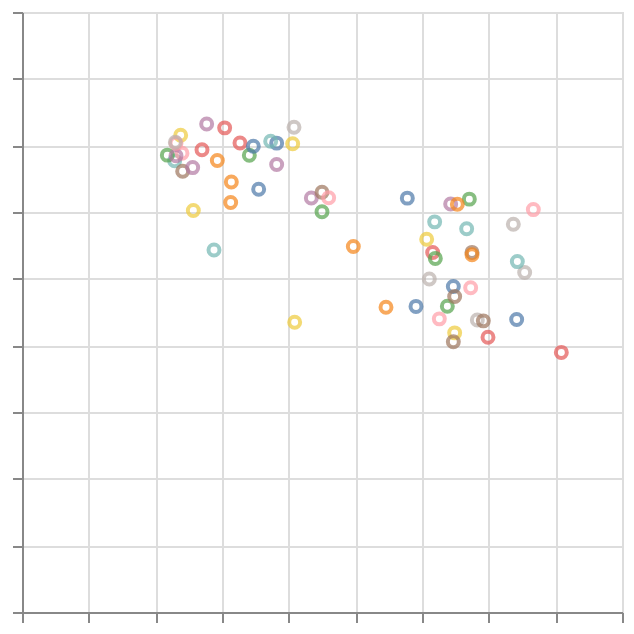

Source (Vega-Lite JSON):
### Vega specification from a JSON file in a GitHub repository (floating-point values rounded to 4 significant figures; data arrays with more than 128 entries replaced by an {"elided": "..."} marker saying what was removed)
{"$schema": "https://vega.github.io/schema/vega/v6.json", "background": "white", "padding": 5, "width": 300, "height": 300, "style": "cell", "data": [{"name": "animation_frame_store"}, {"name": "source_0", "values": {"elided": "682 records"}, "transform": [{"type": "filter", "expr": "isValid(datum[\"fertility\"]) && isFinite(+datum[\"fertility\"]) && isValid(datum[\"life_expect\"]) && isFinite(+datum[\"life_expect\"])"}]}, {"name": "source_0_curr", "source": "source_0", "transform": [{"type": "filter", "expr": "!length(data(\"animation_frame_store\")) || vlSelectionTest(\"animation_frame_store\", datum)"}]}], "signals": [{"name": "unit", "value": {}, "on": [{"events": "pointermove", "update": "isTuple(group()) ? group() : unit"}]}, {"name": "animation_frame", "update": "vlSelectionResolve(\"animation_frame_store\", \"union\", true, true)"}, {"name": "anim_clock", "init": "0", "on": [{"events": {"type": "timer", "throttle": 16.67}, "update": "is_playing ? (anim_clock + (now() - last_tick_at) > max_range_extent ? 0 : anim_clock + (now() - last_tick_at)) : anim_clock"}]}, {"name": "last_tick_at", "init": "now()", "on": [{"events": [{"signal": "anim_clock"}, {"signal": "is_playing"}], "update": "now()"}]}, {"name": "is_playing", "init": "true"}, {"name": "eased_anim_clock", "update": "anim_clock"}, {"name": "animation_frame_domain", "init": "domain('time')"}, {"name": "min_extent", "init": "extent(animation_frame_domain)[0]"}, {"name": "max_range_extent", "init": "extent(range('time'))[1]"}, {"name": "anim_value", "update": "invert('time', eased_anim_clock)"}, {"name": "animation_frame_tuple", "update": "{unit: \"\", fields: animation_frame_tuple_fields, values: [anim_value ? anim_value : min_extent]}"}, {"name": "animation_frame_tuple_fields", "value": [{"type": "E", "field": "year"}]}, {"name": "animation_frame_modify", "update": "modify(\"animation_frame_store\", animation_frame_tuple, true)"}], "marks": [{"name": "marks", "type": "symbol", "style": ["point"], "interactive": true, "from": {"data": "source_0_curr"}, "encode": {"update": {"opacity": {"value": 0.7}, "fill": {"value": "transparent"}, "stroke": {"scale": "color", "field": "country"}, "ariaRoleDescription": {"value": "point"}, "description": {"signal": "\"fertility: \" + (format(datum[\"fertility\"], \"\")) + \"; life_expect: \" + (format(datum[\"life_expect\"], \"\")) + \"; country: \" + (isValid(datum[\"country\"]) ? datum[\"country\"] : \"\"+datum[\"country\"]) + \"; year: \" + (isValid(datum[\"year\"]) ? datum[\"year\"] : \"\"+datum[\"year\"])"}, "x": {"scale": "x", "field": "fertility"}, "y": {"scale": "y", "field": "life_expect"}}}}], "scales": [{"name": "x", "type": "linear", "domain": {"data": "source_0", "field": "fertility"}, "range": [0, {"signal": "width"}], "nice": true, "zero": true}, {"name": "y", "type": "linear", "domain": {"data": "source_0", "field": "life_expect"}, "range": [{"signal": "height"}, 0], "nice": true, "zero": true}, {"name": "color", "type": "ordinal", "domain": {"data": "source_0", "field": "country", "sort": true}, "range": "category"}, {"name": "time", "type": "band", "domain": {"data": "source_0", "field": "year", "sort": true}, "range": {"step": 500}}], "axes": [{"scale": "x", "orient": "bottom", "gridScale": "y", "grid": true, "tickCount": {"signal": "ceil(width/40)"}, "domain": false, "labels": false, "aria": false, "maxExtent": 0, "minExtent": 0, "ticks": false, "zindex": 0}, {"scale": "y", "orient": "left", "gridScale": "x", "grid": true, "tickCount": {"signal": "ceil(height/40)"}, "domain": false, "labels": false, "aria": false, "maxExtent": 0, "minExtent": 0, "ticks": false, "zindex": 0}, {"scale": "x", "orient": "bottom", "grid": false, "labels": false, "labelFlush": true, "labelOverlap": true, "tickCount": {"signal": "ceil(width/40)"}, "zindex": 0}, {"scale": "y", "orient": "left", "grid": false, "labels": false, "labelOverlap": true, "tickCount": {"signal": "ceil(height/40)"}, "zindex": 0}]}
